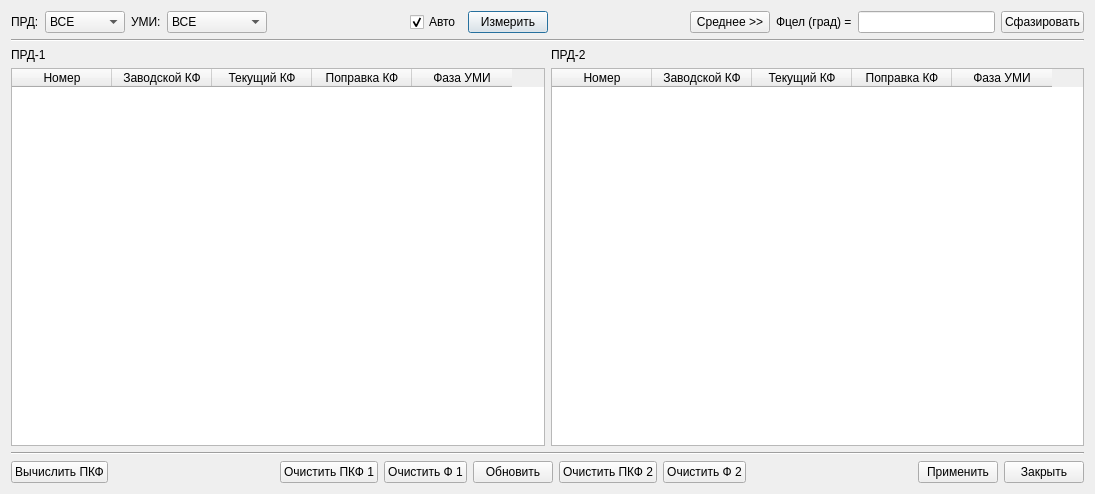
<?xml version="1.0" encoding="UTF-8"?>
<ui version="4.0">
 <class>DlgPhase</class>
 <widget class="QDialog" name="DlgPhase">
  <property name="geometry">
   <rect>
    <x>0</x>
    <y>0</y>
    <width>1095</width>
    <height>494</height>
   </rect>
  </property>
  <property name="windowTitle">
   <string>Фазировка модулей передатчика</string>
  </property>
  <layout class="QVBoxLayout" name="verticalLayout_3">
   <item>
    <layout class="QHBoxLayout" name="topLayout">
     <item>
      <widget class="QLabel" name="textLabelPrd">
       <property name="text">
        <string>ПРД:</string>
       </property>
       <property name="wordWrap">
        <bool>false</bool>
       </property>
      </widget>
     </item>
     <item>
      <widget class="QComboBox" name="comboSelectPrd">
       <property name="sizePolicy">
        <sizepolicy hsizetype="Minimum" vsizetype="Fixed">
         <horstretch>0</horstretch>
         <verstretch>0</verstretch>
        </sizepolicy>
       </property>
       <property name="minimumSize">
        <size>
         <width>80</width>
         <height>0</height>
        </size>
       </property>
       <item>
        <property name="text">
         <string>ВСЕ</string>
        </property>
       </item>
       <item>
        <property name="text">
         <string>ПРД-1</string>
        </property>
       </item>
       <item>
        <property name="text">
         <string>ПРД-2</string>
        </property>
       </item>
      </widget>
     </item>
     <item>
      <widget class="QLabel" name="textLabelModule">
       <property name="text">
        <string>УМИ:</string>
       </property>
       <property name="wordWrap">
        <bool>false</bool>
       </property>
      </widget>
     </item>
     <item>
      <widget class="QComboBox" name="comboSelectModule">
       <property name="sizePolicy">
        <sizepolicy hsizetype="Minimum" vsizetype="Fixed">
         <horstretch>0</horstretch>
         <verstretch>0</verstretch>
        </sizepolicy>
       </property>
       <property name="minimumSize">
        <size>
         <width>100</width>
         <height>0</height>
        </size>
       </property>
       <property name="maxVisibleItems">
        <number>16</number>
       </property>
       <item>
        <property name="text">
         <string>ВСЕ</string>
        </property>
       </item>
       <item>
        <property name="text">
         <string>УМИ-1</string>
        </property>
       </item>
       <item>
        <property name="text">
         <string>УМИ-2</string>
        </property>
       </item>
       <item>
        <property name="text">
         <string>УМИ-3</string>
        </property>
       </item>
       <item>
        <property name="text">
         <string>УМИ-4</string>
        </property>
       </item>
       <item>
        <property name="text">
         <string>УМИ-5</string>
        </property>
       </item>
       <item>
        <property name="text">
         <string>УМИ-6</string>
        </property>
       </item>
       <item>
        <property name="text">
         <string>УМИ-7</string>
        </property>
       </item>
       <item>
        <property name="text">
         <string>УМИ-8</string>
        </property>
       </item>
       <item>
        <property name="text">
         <string>УМИ-9</string>
        </property>
       </item>
       <item>
        <property name="text">
         <string>УМИ-10</string>
        </property>
       </item>
       <item>
        <property name="text">
         <string>УМИ-11</string>
        </property>
       </item>
       <item>
        <property name="text">
         <string>УМИ-12</string>
        </property>
       </item>
       <item>
        <property name="text">
         <string>УМИ-13</string>
        </property>
       </item>
       <item>
        <property name="text">
         <string>УМИ-14</string>
        </property>
       </item>
       <item>
        <property name="text">
         <string>УМИ-15</string>
        </property>
       </item>
       <item>
        <property name="text">
         <string>УМИ-16</string>
        </property>
       </item>
       <item>
        <property name="text">
         <string>УМИ-17</string>
        </property>
       </item>
       <item>
        <property name="text">
         <string>УМИ-18</string>
        </property>
       </item>
       <item>
        <property name="text">
         <string>УМИ-19</string>
        </property>
       </item>
       <item>
        <property name="text">
         <string>УМИ-20</string>
        </property>
       </item>
       <item>
        <property name="text">
         <string>УМИ-21</string>
        </property>
       </item>
       <item>
        <property name="text">
         <string>УМИ-22</string>
        </property>
       </item>
       <item>
        <property name="text">
         <string>УМИ-23</string>
        </property>
       </item>
       <item>
        <property name="text">
         <string>УМИ-24</string>
        </property>
       </item>
       <item>
        <property name="text">
         <string>УМИ-25</string>
        </property>
       </item>
       <item>
        <property name="text">
         <string>УМИ-26</string>
        </property>
       </item>
       <item>
        <property name="text">
         <string>УМИ-27</string>
        </property>
       </item>
       <item>
        <property name="text">
         <string>УМИ-28</string>
        </property>
       </item>
       <item>
        <property name="text">
         <string>УМИ-29</string>
        </property>
       </item>
       <item>
        <property name="text">
         <string>УМИ-30</string>
        </property>
       </item>
       <item>
        <property name="text">
         <string>УМИ-31</string>
        </property>
       </item>
       <item>
        <property name="text">
         <string>УМИ-32</string>
        </property>
       </item>
       <item>
        <property name="text">
         <string>УМИ-1...16</string>
        </property>
       </item>
       <item>
        <property name="text">
         <string>УМИ-17...32</string>
        </property>
       </item>
      </widget>
     </item>
     <item>
      <spacer name="spacer4">
       <property name="orientation">
        <enum>Qt::Horizontal</enum>
       </property>
       <property name="sizeType">
        <enum>QSizePolicy::Expanding</enum>
       </property>
       <property name="sizeHint" stdset="0">
        <size>
         <width>116</width>
         <height>20</height>
        </size>
       </property>
      </spacer>
     </item>
     <item>
      <widget class="QCheckBox" name="checkBoxAuto">
       <property name="text">
        <string>Авто</string>
       </property>
       <property name="checked">
        <bool>true</bool>
       </property>
      </widget>
     </item>
     <item>
      <widget class="QPushButton" name="pushMeasure">
       <property name="text">
        <string>Измерить</string>
       </property>
      </widget>
     </item>
     <item>
      <spacer name="spacer5">
       <property name="orientation">
        <enum>Qt::Horizontal</enum>
       </property>
       <property name="sizeType">
        <enum>QSizePolicy::Expanding</enum>
       </property>
       <property name="sizeHint" stdset="0">
        <size>
         <width>30</width>
         <height>20</height>
        </size>
       </property>
      </spacer>
     </item>
     <item>
      <widget class="QPushButton" name="pushMiddle">
       <property name="text">
        <string>Среднее &gt;&gt;</string>
       </property>
      </widget>
     </item>
     <item>
      <widget class="QLabel" name="textLabelPhase">
       <property name="text">
        <string>Фцел (град) =</string>
       </property>
       <property name="wordWrap">
        <bool>false</bool>
       </property>
      </widget>
     </item>
     <item>
      <widget class="QLineEdit" name="lineEditPhase"/>
     </item>
     <item>
      <widget class="QPushButton" name="pushPhase">
       <property name="text">
        <string>Сфазировать</string>
       </property>
      </widget>
     </item>
    </layout>
   </item>
   <item>
    <widget class="Line" name="line1">
     <property name="frameShape">
      <enum>QFrame::HLine</enum>
     </property>
     <property name="frameShadow">
      <enum>QFrame::Sunken</enum>
     </property>
    </widget>
   </item>
   <item>
    <layout class="QHBoxLayout" name="horizontalLayout">
     <item>
      <layout class="QVBoxLayout" name="verticalLayout">
       <item>
        <widget class="QLabel" name="textLabel1">
         <property name="text">
          <string>ПРД-1</string>
         </property>
         <property name="wordWrap">
          <bool>false</bool>
         </property>
        </widget>
       </item>
       <item>
        <widget class="QTableWidget" name="tablePhase1">
         <column>
          <property name="text">
           <string>Номер</string>
          </property>
         </column>
         <column>
          <property name="text">
           <string>Заводской КФ</string>
          </property>
         </column>
         <column>
          <property name="text">
           <string>Текущий КФ</string>
          </property>
         </column>
         <column>
          <property name="text">
           <string>Поправка КФ</string>
          </property>
         </column>
         <column>
          <property name="text">
           <string>Фаза УМИ</string>
          </property>
         </column>
        </widget>
       </item>
      </layout>
     </item>
     <item>
      <layout class="QVBoxLayout" name="verticalLayout_2">
       <item>
        <widget class="QLabel" name="textLabel2">
         <property name="text">
          <string>ПРД-2</string>
         </property>
         <property name="wordWrap">
          <bool>false</bool>
         </property>
        </widget>
       </item>
       <item>
        <widget class="QTableWidget" name="tablePhase2">
         <column>
          <property name="text">
           <string>Номер</string>
          </property>
         </column>
         <column>
          <property name="text">
           <string>Заводской КФ</string>
          </property>
         </column>
         <column>
          <property name="text">
           <string>Текущий КФ</string>
          </property>
         </column>
         <column>
          <property name="text">
           <string>Поправка КФ</string>
          </property>
         </column>
         <column>
          <property name="text">
           <string>Фаза УМИ</string>
          </property>
         </column>
        </widget>
       </item>
      </layout>
     </item>
    </layout>
   </item>
   <item>
    <widget class="Line" name="line2">
     <property name="frameShape">
      <enum>QFrame::HLine</enum>
     </property>
     <property name="frameShadow">
      <enum>QFrame::Sunken</enum>
     </property>
    </widget>
   </item>
   <item>
    <layout class="QHBoxLayout" name="bottomLayout">
     <item>
      <widget class="QPushButton" name="pushCalculate">
       <property name="text">
        <string>Вычислить ПКФ</string>
       </property>
      </widget>
     </item>
     <item>
      <spacer name="spacer1">
       <property name="orientation">
        <enum>Qt::Horizontal</enum>
       </property>
       <property name="sizeType">
        <enum>QSizePolicy::Expanding</enum>
       </property>
       <property name="sizeHint" stdset="0">
        <size>
         <width>40</width>
         <height>20</height>
        </size>
       </property>
      </spacer>
     </item>
     <item>
      <widget class="QPushButton" name="pushClear1">
       <property name="text">
        <string>Очистить ПКФ 1</string>
       </property>
      </widget>
     </item>
     <item>
      <widget class="QPushButton" name="pushClearPhase1">
       <property name="text">
        <string>Очистить Ф 1</string>
       </property>
      </widget>
     </item>
     <item>
      <widget class="QPushButton" name="pushRefresh">
       <property name="text">
        <string>Обновить</string>
       </property>
      </widget>
     </item>
     <item>
      <widget class="QPushButton" name="pushClear2">
       <property name="text">
        <string>Очистить ПКФ 2</string>
       </property>
      </widget>
     </item>
     <item>
      <widget class="QPushButton" name="pushClearPhase2">
       <property name="text">
        <string>Очистить Ф 2</string>
       </property>
      </widget>
     </item>
     <item>
      <spacer name="spacer2">
       <property name="orientation">
        <enum>Qt::Horizontal</enum>
       </property>
       <property name="sizeType">
        <enum>QSizePolicy::Expanding</enum>
       </property>
       <property name="sizeHint" stdset="0">
        <size>
         <width>50</width>
         <height>20</height>
        </size>
       </property>
      </spacer>
     </item>
     <item>
      <widget class="QPushButton" name="pushApply">
       <property name="text">
        <string>Применить</string>
       </property>
      </widget>
     </item>
     <item>
      <widget class="QPushButton" name="pushClose">
       <property name="text">
        <string>Закрыть</string>
       </property>
      </widget>
     </item>
    </layout>
   </item>
  </layout>
 </widget>
 <layoutdefault spacing="6" margin="11"/>
 <pixmapfunction>qPixmapFromMimeSource</pixmapfunction>
 <tabstops>
  <tabstop>comboSelectPrd</tabstop>
  <tabstop>comboSelectModule</tabstop>
  <tabstop>checkBoxAuto</tabstop>
  <tabstop>pushMeasure</tabstop>
  <tabstop>pushMiddle</tabstop>
  <tabstop>lineEditPhase</tabstop>
  <tabstop>pushPhase</tabstop>
  <tabstop>pushCalculate</tabstop>
  <tabstop>pushClear1</tabstop>
  <tabstop>pushRefresh</tabstop>
  <tabstop>pushClear2</tabstop>
  <tabstop>pushApply</tabstop>
  <tabstop>pushClose</tabstop>
 </tabstops>
 <resources/>
 <connections/>
</ui>
